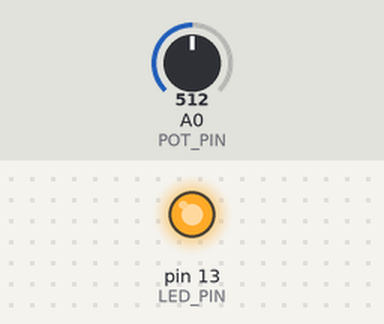
Simulated run of this sketch. Board: Arduino Uno, built with avr-gcc and run on an emulated ATmega328P. Shown: output pins drawn as LEDs (lit = HIGH). The inputs (shaded band) are chosen by the test bench; at power-on: A0 (POT_PIN) = 512.

Above: at 1.2 s.
1.3 s: A0 (POT_PIN) set to 502
At 1.8 s:
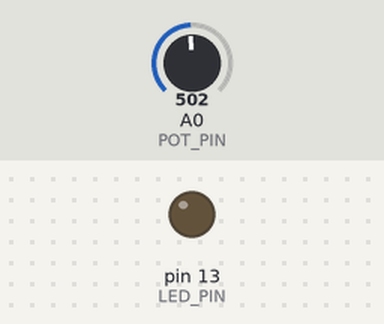
2.8 s: A0 (POT_PIN) set to 716
At 4.0 s:
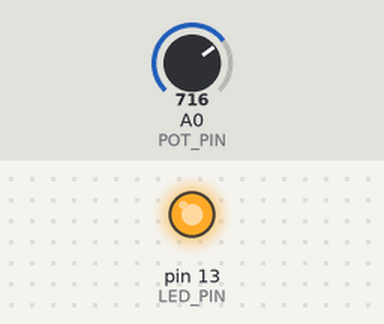
4.3 s: A0 (POT_PIN) set to 511
At 5.2 s:
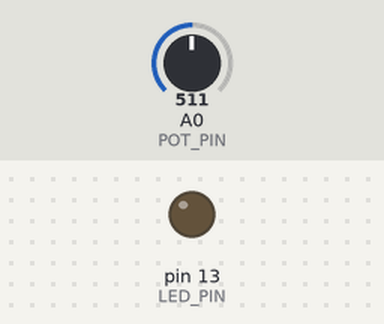
Timing chart, 0 to 7.3 s (numbered marks = the images above; inputs shaded):
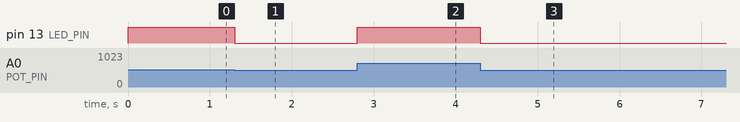

Measured:
- the behaviour switches between 512 and 511 on A0 (POT_PIN) (found by bisection; images 0 and 1)
- after the input at 1.3 s, pin 13 (LED_PIN): HIGH → LOW at once
- after the input at 2.8 s, pin 13 (LED_PIN): LOW → HIGH at once
- after the input at 4.3 s, pin 13 (LED_PIN): HIGH → LOW at once

The sketch:

Q10_Over_Voltage_Warning_System.ino
```cpp
/*
  Q10 - Over Voltage Warning System

  Problem:
    A potentiometer simulates a varying voltage. A warning LED must
    turn ON when the voltage goes above 2.5 V.

  Components:
    - Arduino UNO R3
    - 1 x 10 k ohm potentiometer
    - 1 x LED
    - 1 x 220 ohm resistor

  Pin mapping:
    Potentiometer: terminal 1 -> 5V, wiper (middle) -> A0, terminal 2 -> GND
    D13 -> 220 ohm -> LED anode (long leg), LED cathode -> GND

  Expected behaviour:
    voltage > 2.5 V  -> LED ON
    voltage <= 2.5 V -> LED OFF

  Assumptions:
    voltage = reading * 5.0 / 1023.0 (5 V reference).
*/

const int POT_PIN = A0;
const int LED_PIN = 13;

const float VOLTAGE_LIMIT = 2.5;   // volts

void setup() {
  pinMode(LED_PIN, OUTPUT);
}

void loop() {
  int reading = analogRead(POT_PIN);
  float voltage = reading * 5.0 / 1023.0;

  if (voltage > VOLTAGE_LIMIT) {
    digitalWrite(LED_PIN, HIGH);
  } else {
    digitalWrite(LED_PIN, LOW);
  }
}
```
